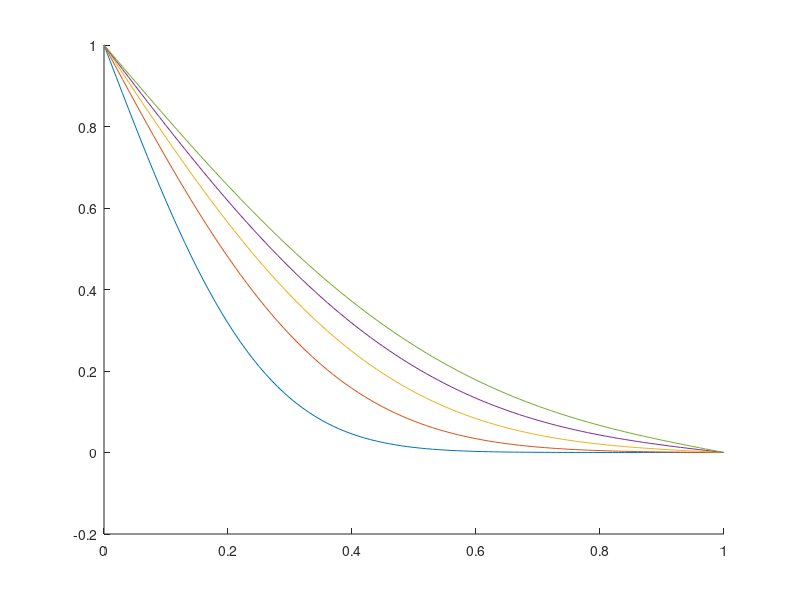

Write MATLAB code to recreate this figure.
function heat1d_exact

% Analytical solution (1d diffusion equation, steady-state)

%==========================================================================
% Time control
Lt        = 10;             %time span
dt        = 1;             %time step
t         = 0:dt:Lt;       %time array
nt        = length(t) - 1; %number of time steps
freq_save = 2;             %freq store results 
%==========================================================================


%==========================================================================
% Physical parameters
C0 = 1;           %concentration at right boundary
D  = 1e-2;          %diffusivity [m^2/s]
%==========================================================================


%==========================================================================
% Geometrical parameters
Lx = 1;             %x-size [m]
dx = 1e-2;          %grid spacing
nx = Lx/dx + 1;     %number of grid points
x  = 0:dx:Lx;       %mesh, x-direction
n  = 100;           %number of Fourier modes
%==========================================================================


%==========================================================================
% Preallocate variables
C       = zeros(1,nx);
counter = 0;

%==========================================================================



%==========================================================================
% main loop (computes C(x,t) exact; i = x rank; j = t rank)
for j = 1:nt 
    for i=1:nx
        sum = 0;
        for k=1:n
            beta = k*pi/Lx;
            sum = sum - 2*C0/(beta*Lx) * sin(beta*x(i)) * exp(-D*t(j+1)*beta^2);
        end
        C(i) = C0 * (-x(i)/Lx + 1) + sum;
    end
    if (mod(j,freq_save) == 0)
        counter  = counter + 1;
        if (counter == 1)
            figure(1);
            hold on;
        end
        plot(x,C);
    end
end
%==========================================================================





end